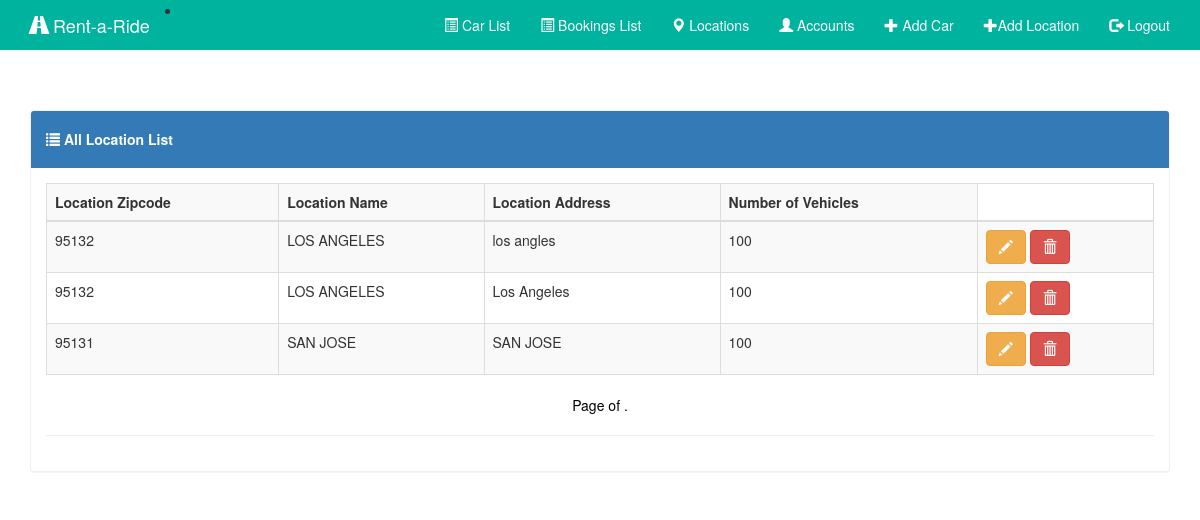
The app's page /car/location/ with its own data.
### system/models.py (models this page shows, shortened)
class Location(models.Model):
    loc_zip = models.IntegerField()
    loc_name = models.CharField(max_length=20, choices = DEPOTS)
    address = models.TextField()
    vehicle_cap = models.IntegerField(default=0)
    objects = LocationManager()

### system/views.py (the view)
def location_list(request):
    loc = Location.objects.order_by('-id')
    query = request.GET.get('q')
    if query:
        car = car.filter(
            Q(loc_name__icontains=query) |
            Q(address__icontains=query) |
            Q(vehicle_cap__icontains=query)
        )
    paginator = Paginator(loc, 12)  # Show 15 contacts per page
    page = request.GET.get('page')
    try:
        loc = paginator.page(page)
    except PageNotAnInteger:
        loc = paginator.page(1)
    except EmptyPage:
        loc = paginator.page(paginator.num_pages)
    context = {
        'loc': loc,
    }
    print(context)
    return render(request, 'location.html', context)

### system/manager.py (called while the page is built)
    def get_queryset(self):
        return LocationQuerySet(self.model, using=self._db)

### templates/location.html (shortened to what this page needs)
{% extends 'admin/base_admin.html' %}
{% load crispy_forms_tags %}
{% block body %}
<div class='container table-responsive'>
<div class="panel panel-primary">
  <div class="panel-heading"><h5><strong><span class="glyphicon glyphicon-list"></span> All Location List</strong></h5> </div>
    <div class="panel-body">
  <table class="table table-bordered table-striped table-hover">
   <tr>
    <td><strong>Location Zipcode</strong></td>
       <td><strong>Location Name</strong></td>
    <td><strong>Location Address</strong></td>
    <td><strong>Number of Vehicles</strong></td>
  </tr>
      <tbody>
      {% for ob in loc %}
    <tr>
    <td>{{ob.loc_zip}}</td>
    <td>{{ob.loc_name}}</td>
    <td>{{ob.address}}</td>
    <td>{{ob.vehicle_cap}}</td>
     <td>
         <a href="{% url 'loc_edit' ob.id %}"><button type="button" class="btn btn-warning"><span class="glyphicon glyphicon-pencil"></span></button></a>
         <a href="{% url 'loc_delete' ob.id %}"><button type="button" class="btn btn-danger" onclick="return getConfirmation()"><span class="glyphicon glyphicon-trash"></span></button></a>
    </td>
    </tr>
    {% endfor %}
</tbody>
  </table>
<nav>
  <ul class="pager">
      <li class="previous" style="color: black !important;">
          Page {{ location.number }} of {{ location.paginator.num_pages }}.
    </li>
  </ul>
</nav>
        <hr>
</div>
</div>
</div>
{% endblock %}

### static/css/style.css (style rules this page uses)
.panel { margin-top:25px; }
.panel-primary { border-color: #f1f1f1 !important; }

### records on screen
Location: loc_zip "95132", loc_name "LOS ANGELES", address "los angles", vehicle_cap "100"
Location: loc_zip "95132", loc_name "LOS ANGELES", address "Los Angeles", vehicle_cap "100"
Location: loc_zip "95131", loc_name "SAN JOSE", address "SAN JOSE", vehicle_cap "100"
